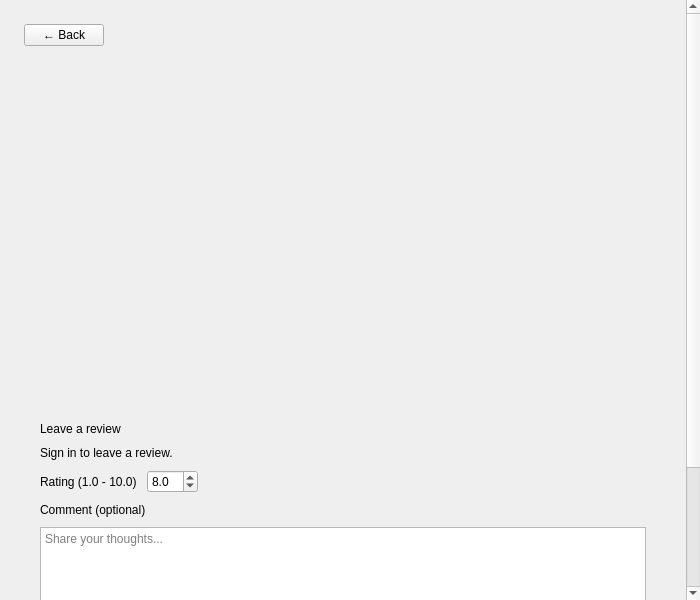
<?xml version="1.0" encoding="UTF-8"?>
<ui version="4.0">
 <class>Movie</class>
 <widget class="QWidget" name="Movie">
  <property name="geometry">
   <rect>
    <x>0</x>
    <y>0</y>
    <width>700</width>
    <height>600</height>
   </rect>
  </property>
  <property name="windowTitle">
   <string>Movie</string>
  </property>
  <property name="styleSheet">
   <string notr="true">#Movie {
    background-color: #0F0F11;
}
QScrollArea {
    border: none;
    background-color: transparent;
}
QScrollArea > QWidget#qt_scrollarea_viewport {
    background-color: transparent;
}
#movieScrollContent {
    background-color: transparent;
}
QPushButton#movieBackButton {
    color: #FFFFFF;
    background-color: #181818;
    border: 1px solid #181818;
    border-radius: 8px;
    padding: 6px 14px;
    font-size: 13px;
    font-weight: 600;
}
QPushButton#movieBackButton:hover {
    background-color: #232325;
    border-color: #2A2A2C;
}
QLabel#movieTitleLabel {
    color: #FFFFFF;
    font-size: 24px;
    font-weight: 700;
}
QLabel#movieMetaLabel {
    color: #6C6C6E;
    font-size: 13px;
}
QLabel#movieGenresLabel {
    color: #FFFFFF;
    font-size: 13px;
    background-color: #181818;
    border-radius: 8px;
    padding: 6px 10px;
}
QLabel#movieRatingLabel {
    color: #FFFFFF;
    font-size: 16px;
    font-weight: 700;
}
QLabel#movieReviewCountLabel {
    color: #6C6C6E;
    font-size: 13px;
}
QLabel#movieDescriptionLabel {
    color: #E6E6E6;
    font-size: 14px;
    line-height: 1.4;
}
QLabel#moviePosterLabel {
    background-color: #181818;
    border-radius: 8px;
}
QLabel#reviewsTitleLabel,
QLabel#addReviewTitleLabel {
    color: #FFFFFF;
    font-size: 18px;
    font-weight: 700;
}
QLabel#reviewsEmptyLabel {
    color: #6C6C6E;
    font-size: 13px;
}
QFrame#addReviewCard,
QFrame#reviewItem {
    background-color: #181818;
    border-radius: 12px;
    border: 1px solid #181818;
}
QLabel#ratingFieldLabel,
QLabel#commentFieldLabel {
    color: #FFFFFF;
    font-size: 13px;
    font-weight: 600;
}
QLabel#reviewItemUser {
    color: #FFFFFF;
    font-size: 13px;
    font-weight: 700;
}
QLabel#reviewItemRating {
    color: #FFFFFF;
    font-size: 13px;
    font-weight: 700;
}
QLabel#reviewItemComment {
    color: #E6E6E6;
    font-size: 13px;
}
QDoubleSpinBox#reviewRatingSpinBox {
    background-color: #0F0F11;
    color: #FFFFFF;
    border: 1px solid #2A2A2A;
    border-radius: 8px;
    padding: 6px 8px;
    min-height: 28px;
    min-width: 100px;
}
QPlainTextEdit#reviewCommentEdit {
    background-color: #0F0F11;
    color: #FFFFFF;
    border: 1px solid #2A2A2A;
    border-radius: 8px;
    padding: 8px 10px;
    font-size: 13px;
}
QPushButton#submitReviewButton {
    min-height: 36px;
    padding: 0 18px;
    border-radius: 8px;
    font-size: 13px;
    font-weight: 700;
    color: #FFFFFF;
    background-color: #AE1A19;
    border: 1px solid #AE1A19;
}
QPushButton#submitReviewButton:hover {
    background-color: #951615;
    border-color: #951615;
}
QPushButton#submitReviewButton:disabled {
    background-color: #3A1A1A;
    border-color: #3A1A1A;
    color: #6C6C6E;
}
QLabel#reviewStatusLabel {
    color: #6C6C6E;
    font-size: 12px;
}
QLabel#reviewStatusLabel[state=&quot;error&quot;] {
    color: #EF4444;
}
QLabel#reviewStatusLabel[state=&quot;success&quot;] {
    color: #22C55E;
}
QLabel#signInNoticeLabel {
    color: #6C6C6E;
    font-size: 13px;
}</string>
  </property>
  <layout class="QVBoxLayout" name="moviePageRootLayout">
   <property name="spacing">
    <number>0</number>
   </property>
   <property name="leftMargin">
    <number>0</number>
   </property>
   <property name="topMargin">
    <number>0</number>
   </property>
   <property name="rightMargin">
    <number>0</number>
   </property>
   <property name="bottomMargin">
    <number>0</number>
   </property>
   <item>
    <widget class="QScrollArea" name="movieScrollArea">
     <property name="widgetResizable">
      <bool>true</bool>
     </property>
     <property name="frameShape">
      <enum>QFrame::NoFrame</enum>
     </property>
     <widget class="QWidget" name="movieScrollContent">
      <layout class="QVBoxLayout" name="movieScrollLayout">
       <property name="spacing">
        <number>20</number>
       </property>
       <property name="leftMargin">
        <number>24</number>
       </property>
       <property name="topMargin">
        <number>24</number>
       </property>
       <property name="rightMargin">
        <number>24</number>
       </property>
       <property name="bottomMargin">
        <number>24</number>
       </property>
       <item>
        <layout class="QHBoxLayout" name="movieBackRow">
         <item>
          <widget class="QPushButton" name="movieBackButton">
           <property name="text">
            <string>← Back</string>
           </property>
           <property name="cursor">
            <cursorShape>PointingHandCursor</cursorShape>
           </property>
          </widget>
         </item>
         <item>
          <spacer name="movieBackSpacer">
           <property name="orientation">
            <enum>Qt::Horizontal</enum>
           </property>
           <property name="sizeHint" stdset="0">
            <size>
             <width>40</width>
             <height>20</height>
            </size>
           </property>
          </spacer>
         </item>
        </layout>
       </item>
       <item>
        <layout class="QHBoxLayout" name="movieHeaderLayout">
         <property name="spacing">
          <number>20</number>
         </property>
         <item>
          <widget class="QLabel" name="moviePosterLabel">
           <property name="minimumSize">
            <size>
             <width>220</width>
             <height>320</height>
            </size>
           </property>
           <property name="maximumSize">
            <size>
             <width>220</width>
             <height>320</height>
            </size>
           </property>
           <property name="alignment">
            <set>Qt::AlignCenter</set>
           </property>
           <property name="text">
            <string/>
           </property>
          </widget>
         </item>
         <item>
          <layout class="QVBoxLayout" name="movieInfoLayout">
           <property name="spacing">
            <number>10</number>
           </property>
           <item>
            <widget class="QLabel" name="movieTitleLabel">
             <property name="text">
              <string/>
             </property>
             <property name="wordWrap">
              <bool>true</bool>
             </property>
            </widget>
           </item>
           <item>
            <widget class="QLabel" name="movieMetaLabel">
             <property name="text">
              <string/>
             </property>
             <property name="wordWrap">
              <bool>true</bool>
             </property>
            </widget>
           </item>
           <item>
            <widget class="QLabel" name="movieGenresLabel">
             <property name="text">
              <string/>
             </property>
             <property name="wordWrap">
              <bool>true</bool>
             </property>
            </widget>
           </item>
           <item>
            <layout class="QHBoxLayout" name="movieStatsLayout">
             <property name="spacing">
              <number>6</number>
             </property>
             <item>
              <widget class="QLabel" name="movieStarIcon">
               <property name="minimumSize">
                <size>
                 <width>16</width>
                 <height>16</height>
                </size>
               </property>
               <property name="maximumSize">
                <size>
                 <width>16</width>
                 <height>16</height>
                </size>
               </property>
               <property name="text">
                <string/>
               </property>
              </widget>
             </item>
             <item>
              <widget class="QLabel" name="movieRatingLabel">
               <property name="text">
                <string/>
               </property>
              </widget>
             </item>
             <item>
              <widget class="QLabel" name="movieReviewCountLabel">
               <property name="text">
                <string/>
               </property>
              </widget>
             </item>
             <item>
              <spacer name="movieStatsSpacer">
               <property name="orientation">
                <enum>Qt::Horizontal</enum>
               </property>
               <property name="sizeHint" stdset="0">
                <size>
                 <width>40</width>
                 <height>20</height>
                </size>
               </property>
              </spacer>
             </item>
            </layout>
           </item>
           <item>
            <widget class="QLabel" name="movieDescriptionLabel">
             <property name="text">
              <string/>
             </property>
             <property name="wordWrap">
              <bool>true</bool>
             </property>
             <property name="alignment">
              <set>Qt::AlignTop</set>
             </property>
            </widget>
           </item>
           <item>
            <spacer name="movieInfoSpacer">
             <property name="orientation">
              <enum>Qt::Vertical</enum>
             </property>
             <property name="sizeHint" stdset="0">
              <size>
               <width>20</width>
               <height>10</height>
              </size>
             </property>
            </spacer>
           </item>
          </layout>
         </item>
        </layout>
       </item>
       <item>
        <widget class="QFrame" name="addReviewCard">
         <layout class="QVBoxLayout" name="addReviewLayout">
          <property name="spacing">
           <number>10</number>
          </property>
          <property name="leftMargin">
           <number>16</number>
          </property>
          <property name="topMargin">
           <number>16</number>
          </property>
          <property name="rightMargin">
           <number>16</number>
          </property>
          <property name="bottomMargin">
           <number>16</number>
          </property>
          <item>
           <widget class="QLabel" name="addReviewTitleLabel">
            <property name="text">
             <string>Leave a review</string>
            </property>
           </widget>
          </item>
          <item>
           <widget class="QLabel" name="signInNoticeLabel">
            <property name="text">
             <string>Sign in to leave a review.</string>
            </property>
            <property name="visible">
             <bool>false</bool>
            </property>
           </widget>
          </item>
          <item>
           <layout class="QHBoxLayout" name="ratingFieldLayout">
            <property name="spacing">
             <number>10</number>
            </property>
            <item>
             <widget class="QLabel" name="ratingFieldLabel">
              <property name="text">
               <string>Rating (1.0 - 10.0)</string>
              </property>
             </widget>
            </item>
            <item>
             <widget class="QDoubleSpinBox" name="reviewRatingSpinBox">
              <property name="decimals">
               <number>1</number>
              </property>
              <property name="minimum">
               <double>1.000000000000000</double>
              </property>
              <property name="maximum">
               <double>10.000000000000000</double>
              </property>
              <property name="singleStep">
               <double>0.100000000000000</double>
              </property>
              <property name="value">
               <double>8.000000000000000</double>
              </property>
             </widget>
            </item>
            <item>
             <spacer name="ratingFieldSpacer">
              <property name="orientation">
               <enum>Qt::Horizontal</enum>
              </property>
              <property name="sizeHint" stdset="0">
               <size>
                <width>40</width>
                <height>20</height>
               </size>
              </property>
             </spacer>
            </item>
           </layout>
          </item>
          <item>
           <widget class="QLabel" name="commentFieldLabel">
            <property name="text">
             <string>Comment (optional)</string>
            </property>
           </widget>
          </item>
          <item>
           <widget class="QPlainTextEdit" name="reviewCommentEdit">
            <property name="minimumSize">
             <size>
              <width>0</width>
              <height>90</height>
             </size>
            </property>
            <property name="placeholderText">
             <string>Share your thoughts...</string>
            </property>
           </widget>
          </item>
          <item>
           <layout class="QHBoxLayout" name="submitRowLayout">
            <item>
             <widget class="QLabel" name="reviewStatusLabel">
              <property name="text">
               <string/>
              </property>
             </widget>
            </item>
            <item>
             <spacer name="submitSpacer">
              <property name="orientation">
               <enum>Qt::Horizontal</enum>
              </property>
              <property name="sizeHint" stdset="0">
               <size>
                <width>40</width>
                <height>20</height>
               </size>
              </property>
             </spacer>
            </item>
            <item>
             <widget class="QPushButton" name="submitReviewButton">
              <property name="text">
               <string>Submit review</string>
              </property>
              <property name="cursor">
               <cursorShape>PointingHandCursor</cursorShape>
              </property>
             </widget>
            </item>
           </layout>
          </item>
         </layout>
        </widget>
       </item>
       <item>
        <widget class="QLabel" name="reviewsTitleLabel">
         <property name="text">
          <string>Reviews</string>
         </property>
        </widget>
       </item>
       <item>
        <widget class="QLabel" name="reviewsEmptyLabel">
         <property name="text">
          <string>No reviews yet. Be the first to leave one.</string>
         </property>
         <property name="visible">
          <bool>false</bool>
         </property>
        </widget>
       </item>
       <item>
        <layout class="QVBoxLayout" name="reviewsListLayout">
         <property name="spacing">
          <number>10</number>
         </property>
        </layout>
       </item>
       <item>
        <spacer name="bottomSpacer">
         <property name="orientation">
          <enum>Qt::Vertical</enum>
         </property>
         <property name="sizeHint" stdset="0">
          <size>
           <width>20</width>
           <height>20</height>
          </size>
         </property>
        </spacer>
       </item>
      </layout>
     </widget>
    </widget>
   </item>
  </layout>
 </widget>
 <resources>
  <include location="../../../../assets/resources.qrc"/>
 </resources>
 <connections/>
</ui>
